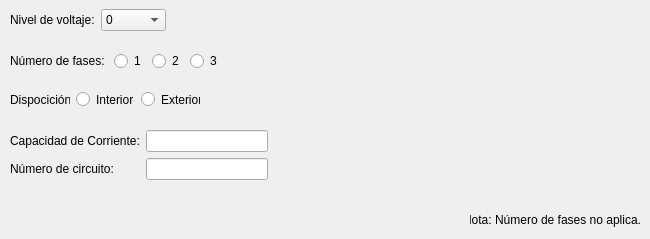
      <widget class="QWidget" name="tab_8">
       <attribute name="title">
        <string>Tableros de distribución</string>
       </attribute>
       <widget class="QWidget" name="horizontalLayoutWidget_8">
        <property name="geometry">
         <rect>
          <x>10</x>
          <y>9</y>
          <width>211</width>
          <height>22</height>
         </rect>
        </property>
        <layout class="QHBoxLayout" name="horizontalLayout_18">
         <item>
          <widget class="QLabel" name="label_29">
           <property name="text">
            <string>Nivel de voltaje:</string>
           </property>
          </widget>
         </item>
         <item>
          <widget class="QComboBox" name="comboBox_7">
           <item>
            <property name="text">
             <string>0</string>
            </property>
           </item>
           <item>
            <property name="text">
             <string>120</string>
            </property>
           </item>
           <item>
            <property name="text">
             <string>240</string>
            </property>
           </item>
           <item>
            <property name="text">
             <string>6300</string>
            </property>
           </item>
           <item>
            <property name="text">
             <string>13800</string>
            </property>
           </item>
           <item>
            <property name="text">
             <string>22000</string>
            </property>
           </item>
          </widget>
         </item>
         <item>
          <spacer name="horizontalSpacer_32">
           <property name="orientation">
            <enum>Qt::Horizontal</enum>
           </property>
           <property name="sizeHint" stdset="0">
            <size>
             <width>40</width>
             <height>20</height>
            </size>
           </property>
          </spacer>
         </item>
        </layout>
       </widget>
       <widget class="QWidget" name="horizontalLayoutWidget_13">
        <property name="geometry">
         <rect>
          <x>10</x>
          <y>50</y>
          <width>241</width>
          <height>22</height>
         </rect>
        </property>
        <layout class="QHBoxLayout" name="horizontalLayout_19">
         <item>
          <widget class="QLabel" name="label_30">
           <property name="text">
            <string>Número de fases: </string>
           </property>
          </widget>
         </item>
         <item>
          <widget class="QRadioButton" name="radioButton_20">
           <property name="text">
            <string>1</string>
           </property>
          </widget>
         </item>
         <item>
          <widget class="QRadioButton" name="radioButton_21">
           <property name="text">
            <string>2</string>
           </property>
          </widget>
         </item>
         <item>
          <widget class="QRadioButton" name="radioButton_22">
           <property name="text">
            <string>3</string>
           </property>
          </widget>
         </item>
         <item>
          <spacer name="horizontalSpacer_33">
           <property name="orientation">
            <enum>Qt::Horizontal</enum>
           </property>
           <property name="sizeHint" stdset="0">
            <size>
             <width>40</width>
             <height>20</height>
            </size>
           </property>
          </spacer>
         </item>
        </layout>
       </widget>
       <widget class="QLabel" name="label_31">
        <property name="geometry">
         <rect>
          <x>470</x>
          <y>210</y>
          <width>171</width>
          <height>20</height>
         </rect>
        </property>
        <property name="text">
         <string>*Nota: Número de fases no aplica.</string>
        </property>
        <property name="alignment">
         <set>Qt::AlignRight|Qt::AlignTrailing|Qt::AlignVCenter</set>
        </property>
       </widget>
       <widget class="QWidget" name="">
        <property name="geometry">
         <rect>
          <x>10</x>
          <y>130</y>
          <width>258</width>
          <height>51</height>
         </rect>
        </property>
        <layout class="QFormLayout" name="formLayout">
         <item row="0" column="1">
          <widget class="QLineEdit" name="lineEdit_14"/>
         </item>
         <item row="1" column="0">
          <widget class="QLabel" name="label_34">
           <property name="text">
            <string>Número de circuito:</string>
           </property>
          </widget>
         </item>
         <item row="1" column="1">
          <widget class="QLineEdit" name="lineEdit_15"/>
         </item>
         <item row="0" column="0">
          <widget class="QLabel" name="label_33">
           <property name="text">
            <string>Capacidad de Corriente:</string>
           </property>
          </widget>
         </item>
        </layout>
       </widget>
       <widget class="QWidget" name="">
        <property name="geometry">
         <rect>
          <x>10</x>
          <y>90</y>
          <width>190</width>
          <height>19</height>
         </rect>
        </property>
        <layout class="QHBoxLayout" name="horizontalLayout_20">
         <item>
          <widget class="QLabel" name="label_32">
           <property name="text">
            <string>Dispocición:</string>
           </property>
          </widget>
         </item>
         <item>
          <widget class="QRadioButton" name="radioButton_23">
           <property name="text">
            <string>Interior</string>
           </property>
          </widget>
         </item>
         <item>
          <widget class="QRadioButton" name="radioButton_24">
           <property name="text">
            <string>Exterior</string>
           </property>
          </widget>
         </item>
        </layout>
       </widget>
      </widget>
